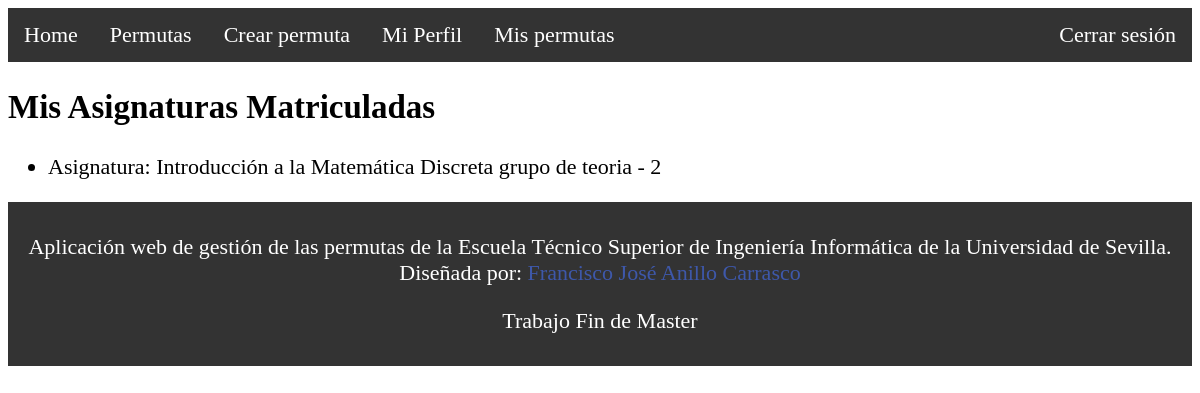
Page /mis_grupos/ (signed in) on the earlier database version.
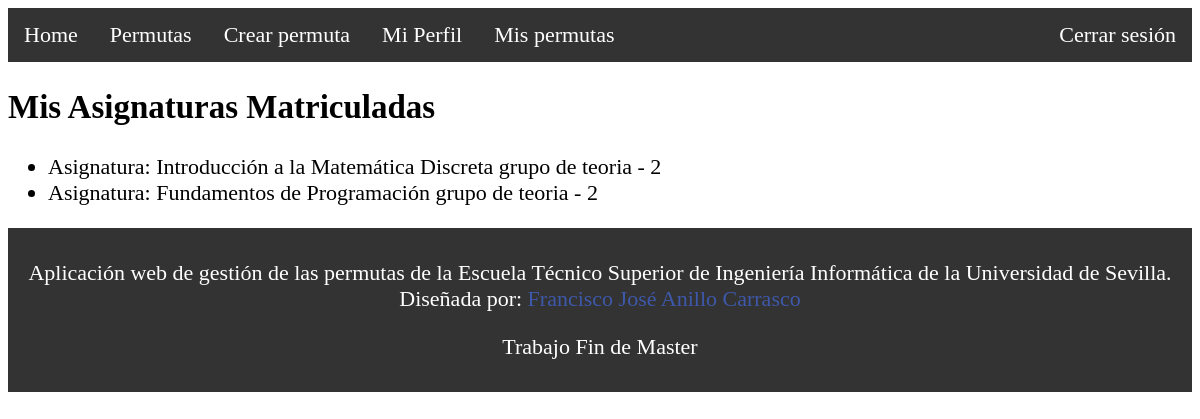
Same page on the later database version.
### Permutas/models.py (models this page shows, shortened)
class Grupo(models.Model):
    numero_grupo = models.IntegerField()
    limite_estudiantes = models.IntegerField()
    tipo_grupo = models.CharField(max_length=10, choices=[('teoria', 'Teoria'), ('practica', 'Practica')])
    estudiante = models.ManyToManyField(Estudiante, blank=True)
    asignatura = models.ForeignKey(Asignatura, on_delete=models.CASCADE)
    proyecto_docente = models.FileField(upload_to='pdfs/', blank=True, null=True)

class Asignatura (models.Model):
  nombre = models.CharField(max_length=255)
  grado = models.ForeignKey(Grado, on_delete=models.CASCADE)
  curso = models.CharField(max_length=10, choices=[('primero', 'Primero'), ('segundo', 'Segundo'), ('tercero', 'Tercero'), ('cuarto', 'Cuarto')])
  codigo = models.CharField(unique= True ,max_length=7)

### Permutas/views.py (the view)
# urls.py: path('mis_grupos/', grupos_estudiante, name='grupos_estudiante'),
@login_required
def grupos_estudiante(request):
    estudiante = Estudiante.objects.get(user=request.user)
    grupos = Grupo.objects.filter(estudiante=estudiante).distinct()
    context = {
        'grupos': grupos,
    }
    return render(request, 'grupos_estudiante.html', context)

### Permutas/templates/grupos_estudiante.html (shortened to what this page needs)
{% extends 'layout.html' %}
{% block content %}
<h2>Mis Asignaturas Matriculadas</h2>
<ul>
    {% for grupo in grupos %}
        <li><div type="lista-asignatura">Asignatura: {{ grupo.asignatura.nombre }} grupo de {{ grupo.tipo_grupo }} - {{ grupo.numero_grupo }}</div></li>
    {% endfor %}
</ul>
{% endblock content %}

Differences in the rows shown:
added Grupo: asignatura.nombre "Fundamentos de Programación", tipo_grupo "teoria", numero_grupo "2"
